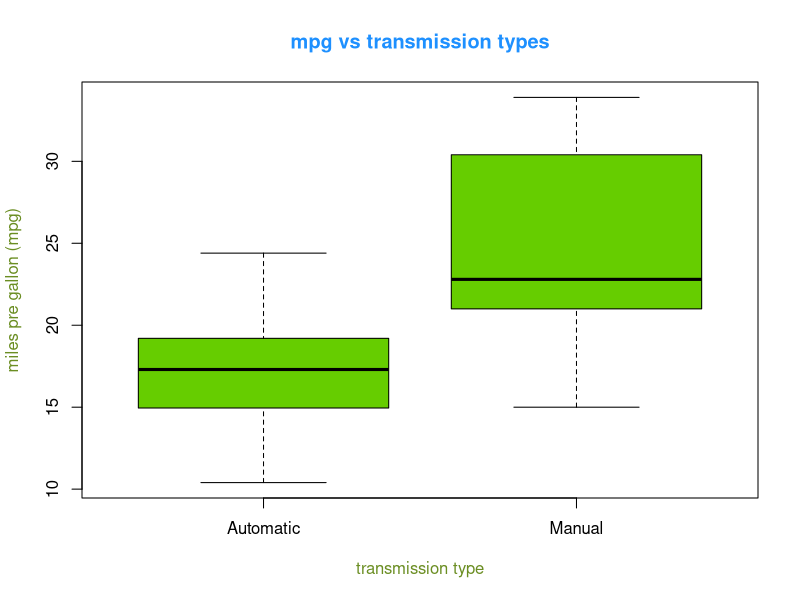

Source code (R): (Note: this script raises an error after producing the figure.)
## ---- chunk 1
knitr::opts_chunk$set(echo = TRUE)
## ---- chunk 2
library(datasets); data(mtcars)
str(mtcars)
## ---- chunk 3
cor(mtcars$mpg, mtcars[, -1])
## ---- chunk 4
mtcars$am <- as.factor(mtcars$am)

levels(mtcars$am) <- c("Automatic", "Manual")

head(mtcars$am)
## ---- chunk 5
with(mtcars, boxplot(mpg ~ am, main="mpg vs transmission types", 
                     xlab="transmission type", 
                     ylab="miles pre gallon (mpg)", 
                     col="chartreuse3", col.lab="olivedrab", 
                     col.main="dodgerblue"))
## ---- chunk 6
t.test(mtcars$mpg ~ mtcars$am, 0.95)
## ---- chunk 7
mdl <- lm(mpg ~ . - 1, mtcars)

summary(mdl)
## ---- chunk 8
mdl <- lm(mpg ~ wt + qsec + am, mtcars)
summary(mdl)
## ---- chunk 9
mdl <- lm(mpg ~ factor(am):wt + factor(am):qsec, mtcars)

summary(mdl)
## ---- chunk 10
pairs(mpg ~ ., data = mtcars, main="Pair panels", panel = panel.smooth)
## ---- chunk 11
with(mtcars, plot(density(mpg), main="Density plot of mpg", xlab="Miles per gallon (mpg)", col="purple4"))
## ---- chunk 12
par(mfrow=c(2,2))

plot(mdl)
## ---- chunk 13
library(dplyr); library(ggplot2)

mdl <- glm(am ~ mpg, binomial, mtcars)

summary(mdl)$coef

exp(coef(mdl))

b0 <- coef(mdl)[1]; b1 <- coef(mdl)[2]

b0; b1

mtcars2 <- mtcars

mtcars2$am <- as.numeric(mtcars2$am == "Manual")

mtcars2 <- mtcars2 %>% mutate(pr = exp(b0 + b1 * mpg)/(1 + exp(b0 + b1 * mpg)))

g <- ggplot(mtcars2, aes(x=mpg))
g <- g + geom_line(aes(y=pr), colour="dodgerblue", size=2)
g <- g + geom_point(aes(y=am, colour=as.factor(am)),  size=3)
g

